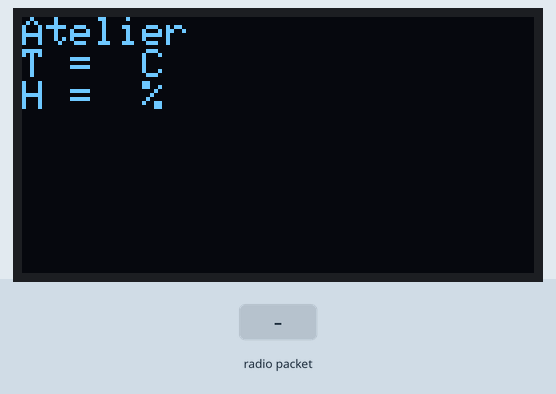
The sketch below on a simulated Arduino Uno, built with avr-gcc and run on an emulated ATmega328P. On the bench: 128×64 one-colour display. Inputs (shaded band) come from the test bench. No radio packets arrive unless stated; what the sketch prints to the serial monitor is not drawn.

Above: at 1.2 s.
1.3 s: radio packet "ATE" arrives
At 3.4 s:
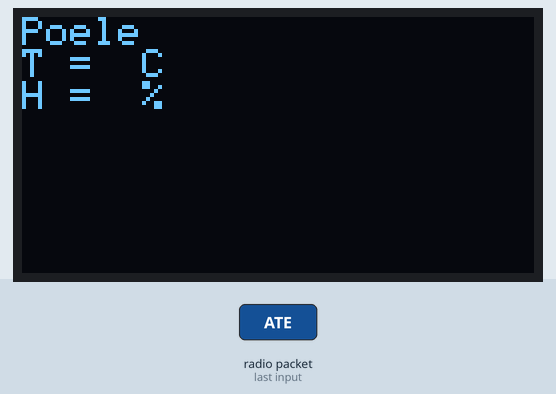
4.3 s: radio packet "Poele" arrives
7.3 s: radio packet ":" arrives
Timing chart, 0 to 10.3 s (numbered marks = the images above; inputs shaded):
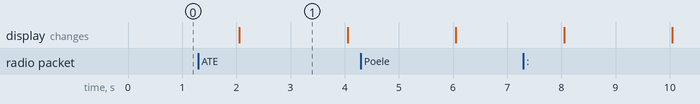

Measured:
- what the display in image 1 shows lasts 2.0 s, from 2.1 s to 4.1 s

The sketch:

Receiver.ino
```cpp
#include <SPI.h>
#include <Wire.h>
#include <RH_ASK.h>
#include <Adafruit_SSD1306.h>
#define OLED_RESET 4
Adafruit_SSD1306 display(OLED_RESET);
#define SSD1306_LCDHEIGHT 64
RH_ASK rf_driver;

String t_ate;
String h_ate;

String t_poele;
String h_poele;

void setup()
{ display.clearDisplay();
  rf_driver.init();

  if (!display.begin(SSD1306_SWITCHCAPVCC, 0x3C)) {
    Serial.println(F("SSD1306 allocation failed"));
    for (;;); // Don't proceed, loop forever
  }
  display.clearDisplay();
  Serial.begin(9600);
}

void loop()
{
  updateDisplay();
  // Set buffer to size of expected message
  uint8_t buf[30];//change 15 to 25
  uint8_t buflen = sizeof(buf);
  // Check if received packet is correct size
  if (rf_driver.recv(buf, &buflen)) {


    char msg[buflen];
    //PARSE incoming byte array from the transmitter
    //
    String ID = "";
    String h_str = "";
    String t_str = "";
    int sepIndex = 0;
    for (int i = 0; i < buflen; i++) {
      msg[i] = (char)buf[i];
      if ((char) buf[i] == ':') {
        //Identifie separator in the message
        sepIndex++;
        continue;
      }
      switch (sepIndex) {
        case 0://Before first separator : ID
          ID = ID + (char)buf[i];
          break;
        case 1://After first separator : humidity
          h_str = h_str + (char)buf[i];
          break;
        case 2:// After second separator : temperature
          t_str = t_str + (char)buf[i];
      }

    }
    msg[buflen] =  '\0';
    Serial.print("Received-");
    Serial.println(msg);

    // Store the new value in memory
    if (ID == "ATE") {
      t_ate = t_str;
      h_ate = h_str;
    }
    else if (ID == "Poele") {
      t_poele = t_str;
      h_poele = h_str;
    }

    //Serial.println(ID);


  }

}
void updateDisplay() {
  display.clearDisplay();
  display.setTextSize(1.8);
  display.setTextColor(WHITE);
  display.setCursor(0, 0);

  //Toggle the LCD display between the two readings from
  //The two transmitters.
  if (millis() / 2000 % 2 == 0) {
    display.println("Atelier");
    display.println("T = " + t_ate + " C");
    display.println("H = " + h_ate+" %");
  }
  else {
    display.println("Poele");
    display.println("T = " + t_poele + " C");
    display.println("H = " + h_poele+" %");
  }
  display.display();


}
```
